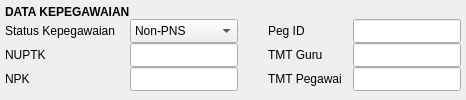
               <widget class="QWidget" name="widget_51" native="true">
                <layout class="QGridLayout" name="gridLayout_6" columnminimumwidth="120,0,20,80,0">
                 <property name="leftMargin">
                  <number>5</number>
                 </property>
                 <property name="topMargin">
                  <number>5</number>
                 </property>
                 <property name="rightMargin">
                  <number>5</number>
                 </property>
                 <property name="bottomMargin">
                  <number>5</number>
                 </property>
                 <property name="horizontalSpacing">
                  <number>5</number>
                 </property>
                 <property name="verticalSpacing">
                  <number>0</number>
                 </property>
                 <item row="1" column="3">
                  <widget class="QLabel" name="label_13">
                   <property name="text">
                    <string>Peg ID</string>
                   </property>
                  </widget>
                 </item>
                 <item row="2" column="3">
                  <widget class="QLabel" name="label_14">
                   <property name="text">
                    <string>TMT Guru</string>
                   </property>
                  </widget>
                 </item>
                 <item row="3" column="3">
                  <widget class="QLabel" name="label_15">
                   <property name="text">
                    <string>TMT Pegawai</string>
                   </property>
                  </widget>
                 </item>
                 <item row="3" column="4">
                  <widget class="QLineEdit" name="line_tmt_pegawai">
                   <property name="minimumSize">
                    <size>
                     <width>0</width>
                     <height>24</height>
                    </size>
                   </property>
                  </widget>
                 </item>
                 <item row="2" column="4">
                  <widget class="QLineEdit" name="line_tmt_guru">
                   <property name="minimumSize">
                    <size>
                     <width>0</width>
                     <height>24</height>
                    </size>
                   </property>
                  </widget>
                 </item>
                 <item row="1" column="4">
                  <widget class="QLineEdit" name="line_peg_id">
                   <property name="minimumSize">
                    <size>
                     <width>0</width>
                     <height>24</height>
                    </size>
                   </property>
                  </widget>
                 </item>
                 <item row="1" column="0">
                  <widget class="QLabel" name="label_10">
                   <property name="text">
                    <string>Status Kepegawaian</string>
                   </property>
                  </widget>
                 </item>
                 <item row="1" column="1">
                  <widget class="QComboBox" name="cbo_status_kepegawaian">
                   <property name="minimumSize">
                    <size>
                     <width>0</width>
                     <height>24</height>
                    </size>
                   </property>
                   <item>
                    <property name="text">
                     <string>Non-PNS</string>
                    </property>
                   </item>
                   <item>
                    <property name="text">
                     <string>PNS</string>
                    </property>
                   </item>
                  </widget>
                 </item>
                 <item row="2" column="1">
                  <widget class="QLineEdit" name="line_nuptk">
                   <property name="minimumSize">
                    <size>
                     <width>0</width>
                     <height>24</height>
                    </size>
                   </property>
                  </widget>
                 </item>
                 <item row="3" column="0">
                  <widget class="QLabel" name="label_12">
                   <property name="text">
                    <string>NPK</string>
                   </property>
                  </widget>
                 </item>
                 <item row="2" column="0">
                  <widget class="QLabel" name="label_11">
                   <property name="text">
                    <string>NUPTK</string>
                   </property>
                  </widget>
                 </item>
                 <item row="3" column="1">
                  <widget class="QLineEdit" name="line_npk">
                   <property name="minimumSize">
                    <size>
                     <width>0</width>
                     <height>24</height>
                    </size>
                   </property>
                  </widget>
                 </item>
                 <item row="0" column="0" colspan="2">
                  <widget class="QLabel" name="label_43">
                   <property name="sizePolicy">
                    <sizepolicy hsizetype="Preferred" vsizetype="Maximum">
                     <horstretch>0</horstretch>
                     <verstretch>0</verstretch>
                    </sizepolicy>
                   </property>
                   <property name="font">
                    <font>
                     <weight>75</weight>
                     <bold>true</bold>
                    </font>
                   </property>
                   <property name="text">
                    <string>DATA KEPEGAWAIAN</string>
                   </property>
                  </widget>
                 </item>
                 <item row="1" column="2">
                  <widget class="QWidget" name="widget_3" native="true"/>
                 </item>
                </layout>
               </widget>
